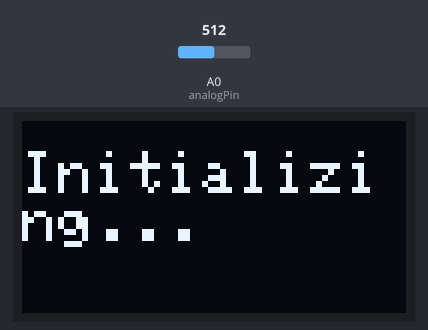
Simulated run of this sketch. Board: Arduino Uno, built with avr-gcc and run on an emulated ATmega328P. Parts: 128×64 one-colour display. Inputs (shaded band) come from the test bench; at power-on: A0 (analogPin) = 512. The audio player accepts every command and is not drawn; what the sketch prints to the serial monitor is not drawn.

Above: at 0.6 s.
At 3.7 s:
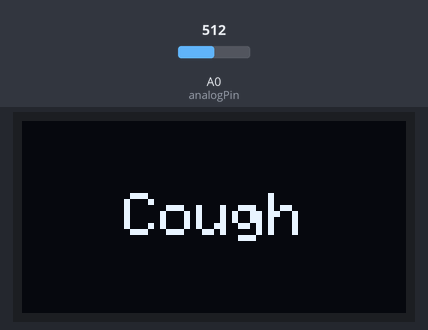
3.8 s: A0 (analogPin) set to 485
At 5.0 s:
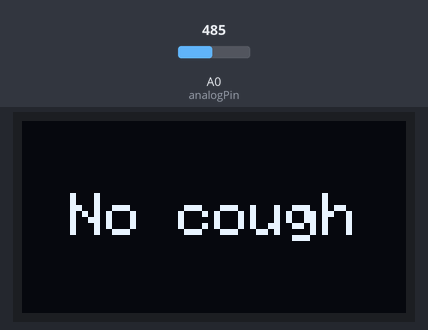
5.3 s: A0 (analogPin) set to 510
At 6.1 s:
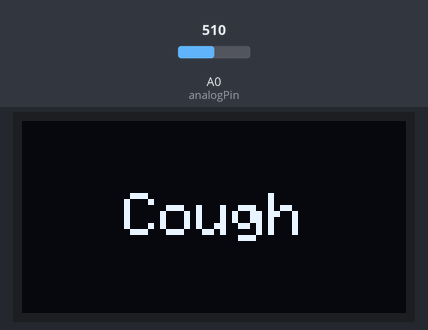
6.9 s: A0 (analogPin) set to 490
At 8.1 s:
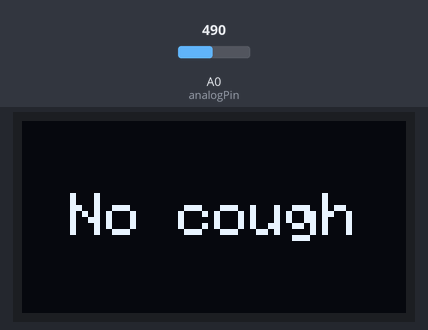
Timing chart, 0 to 9.9 s (numbered marks = the images above; inputs shaded):
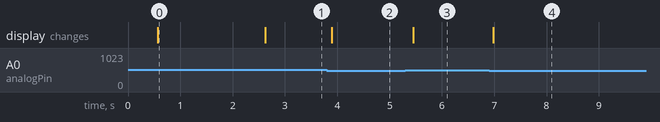

The sketch:

DFplayerMiNIandMQ135CoughGoodWELLCOMMENTED.ino
```cpp
#include <Wire.h> // Include the I2C communication library
#include <Adafruit_GFX.h> // Include the Adafruit GFX library for graphics functions
#include <Adafruit_SSD1306.h> // Include the Adafruit SSD1306 library for the OLED display
#include "SoftwareSerial.h" // Include the SoftwareSerial library for serial communication on non-standard pins
#include "DFRobotDFPlayerMini.h" // Include the DFRobotDFPlayerMini library to control the DFPlayer Mini module

// OLED display configuration
#define SCREEN_WIDTH 128 // Define the OLED display width in pixels
#define SCREEN_HEIGHT 64 // Define the OLED display height in pixels
#define OLED_RESET -1 // Define the reset pin for the OLED display (-1 if sharing Arduino reset pin)
Adafruit_SSD1306 display(SCREEN_WIDTH, SCREEN_HEIGHT); // Create an instance of the display object

// Analog pin for sensor input
#define analogPin A0 // Define the analog pin for sensor input

// Software serial for DFPlayer Mini
SoftwareSerial mySoftwareSerial(13, 15); // Define software serial RX on pin 13 and TX on pin 15
DFRobotDFPlayerMini myDFPlayer; // Create an instance of the DFPlayer Mini object

// Timing variables
unsigned long previousMillis = 0; // Store the last time the DFPlayer was checked
const long interval = 3100; // Interval to wait for song playback in milliseconds
bool isPlaying = false; // Boolean to track if the DFPlayer is currently playing

void setup() {
  // Initialize software serial and hardware serial
  mySoftwareSerial.begin(9600); // Begin software serial communication at 9600 baud rate
  Serial.begin(115200); // Begin hardware serial communication at 115200 baud rate

  // Initialize DFPlayer Mini
  if (!myDFPlayer.begin(mySoftwareSerial)) { // Check if the DFPlayer Mini initializes correctly
    Serial.println(F("Not initialized:")); // Print error message if initialization fails
    Serial.println(F("1. Check the DFPlayer Mini connections")); // Print instruction to check connections
    Serial.println(F("2. Insert an SD card")); // Print instruction to insert an SD card
    while (true); // Stay in an infinite loop if initialization fails
  }

  Serial.println(F("DFPlayer Mini module initialized!")); // Print success message
  myDFPlayer.setTimeOut(500); // Set serial timeout to 500 milliseconds
  myDFPlayer.volume(60); // Set volume to 60 (out of 30-100 range)
  myDFPlayer.EQ(0); // Set equalizer to normal (0)

  // Initialize OLED display
  if (!display.begin(SSD1306_SWITCHCAPVCC, 0x3C)) { // Check if the display initializes correctly with I2C address 0x3C
    Serial.println(F("SSD1306 allocation failed")); // Print error message if initialization fails
    while (true); // Stay in an infinite loop if initialization fails
  }

  display.clearDisplay(); // Clear the display buffer
  display.setTextSize(2); // Set text size to 2
  display.setTextColor(SSD1306_WHITE); // Set text color to white
  display.setCursor(0, 10); // Set cursor position at (0, 10)
  display.println(F("Initializing...")); // Print "Initializing..." on the display
  display.display(); // Update the display with the above settings
  delay(2000); // Wait for 2 seconds
}

void loop() {
  unsigned long currentMillis = millis(); // Get the current time in milliseconds

  // Read the input on analog pin 0
  int sensorValue = analogRead(A0); // Read the analog sensor value from pin A0

  // Update OLED display based on sensor value
  display.clearDisplay(); // Clear the display buffer
  display.setTextSize(2); // Set text size to 2

  if (sensorValue > 500) { // Check if sensor value is greater than 500
    // If sensor value is greater than 500, display "Cough"
    int16_t x1, y1; // Variables to store text bounds
    uint16_t w, h; // Variables to store text width and height
    display.getTextBounds("Cough", 0, 0, &x1, &y1, &w, &h); // Get the bounds of the text "Cough"
    display.setCursor((SCREEN_WIDTH - w) / 2, (SCREEN_HEIGHT - h) / 2); // Center the text on the display
    display.println(F("Cough")); // Print "Cough" on the display

    if (!isPlaying) { // Check if the DFPlayer is not already playing
      // Play sound if not already playing
      myDFPlayer.play(1); // Play the first track on the DFPlayer
      isPlaying = true; // Set isPlaying to true
      previousMillis = currentMillis; // Update the previousMillis with the current time
    }
  } else { // If sensor value is less than or equal to 500
    // If sensor value is less than or equal to 500, display "No cough"
    int16_t x1, y1; // Variables to store text bounds
    uint16_t w, h; // Variables to store text width and height
    display.getTextBounds("No cough", 0, 0, &x1, &y1, &w, &h); // Get the bounds of the text "No cough"
    display.setCursor((SCREEN_WIDTH - w) / 2, (SCREEN_HEIGHT - h) / 2); // Center the text on the display
    display.println(F("No cough")); // Print "No cough" on the display
    isPlaying = false; // Reset isPlaying to false if no cough is detected
  }

  // Reset the playing status after the song has finished playing
  if (isPlaying && currentMillis - previousMillis >= interval) { // Check if the song playback interval has passed
    isPlaying = false; // Reset isPlaying to false
  }

  display.display(); // Update the display with the above settings
  delay(100); // Short delay to avoid rapid updates
}
```

Measured:
- the behaviour switches between 501 and 500 on A0 (analogPin) (found by bisection; images 1 and 2)
- after the input at 3.8 s, the display: changes after 0.10 s (image 2)
- after the input at 5.3 s, the display: changes after 0.15 s (image 3)
- after the input at 6.9 s, the display: changes after 0.08 s (image 4)
- what the display in image 0 shows lasts 2.0 s, from 0.6 s to 2.6 s
